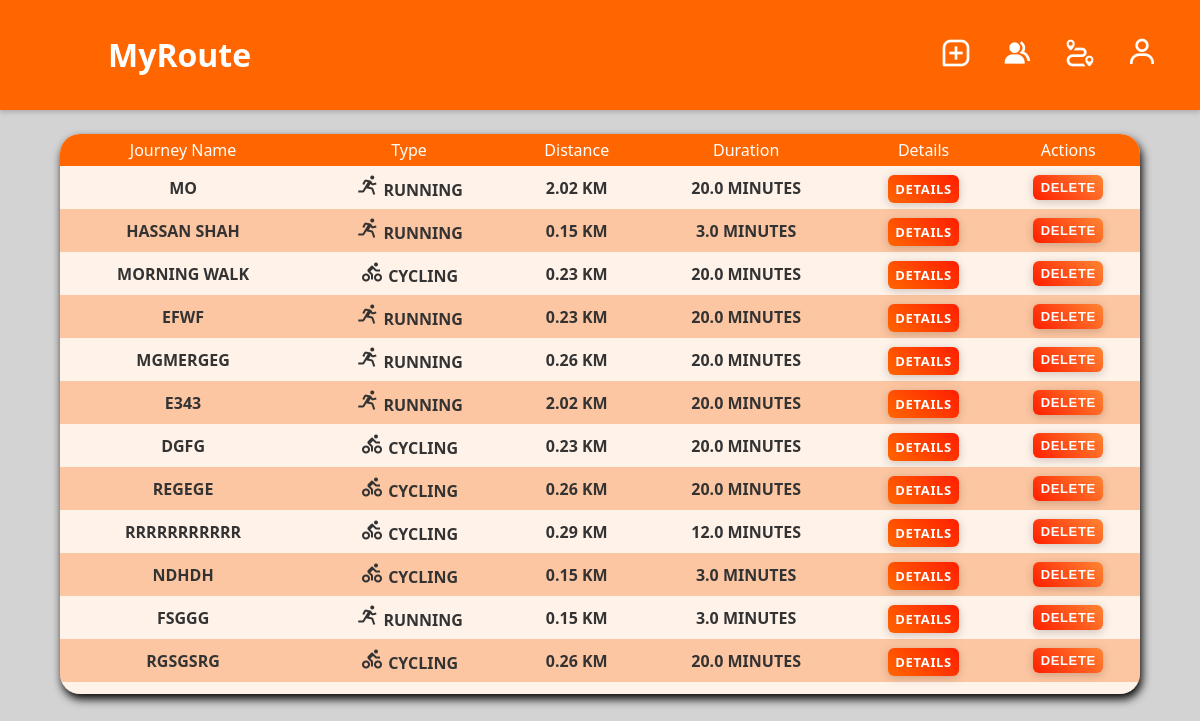
Page /list_journeys (signed in) on the committed database.
### app/models.py (models this page shows, shortened)
class JourneyRecord(db.Model):
    id = db.Column(db.Integer, primary_key=True)
    user_id = db.Column(db.Integer, db.ForeignKey('users.id'), nullable=False)
    name = db.Column(db.String(100))
    type = db.Column(db.String(10))  # 'running' or 'cycling'
    start_time = db.Column(db.DateTime)
    end_time = db.Column(db.DateTime)
    data = db.Column(db.JSON)  # Storing GPS data and possibly other metadata as JSON
    def calculate_duration(self):
        return (self.end_time - self.start_time).total_seconds() / 3600  # duration in hours
    def calculate_distance(self):
        distance = 0
        coordinates = self.data.get('coordinates', [])
        for i in range(1, len(coordinates)):
            distance += haversine(coordinates[i-1], coordinates[i])
        return distance  # distance in kilometers

### app/views.py (the view)
@app.route('/list_journeys')
@login_required
def list_journeys():
    user_journeys = JourneyRecord.query.filter_by(user_id=current_user.id).all()
    return render_template('list_journeys.html', journeys=user_journeys)

### app/__init__.py (called while the page is built)
@app.before_request
def start_scheduler():
    if not scheduler.running:
        scheduler.start()

@app.teardown_appcontext
def shutdown_scheduler(response_or_exc):
    if scheduler.running:
        scheduler.shutdown()
    return response_or_exc

@login_manager.user_loader
def load_user(user_id):
    return User.query.get(int(user_id))

### app/models.py (called while the page is built)
def haversine(coord1, coord2):
    lat1, lon1 = float(coord1['lat']), float(coord1['lon'])
    lat2, lon2 = float(coord2['lat']), float(coord2['lon']) # Convert coordinates to float
    radius = 6371  # Earth radius in kilometers
    dlat = math.radians(lat2 - lat1)
    dlon = math.radians(lon2 - lon1)
    a = math.sin(dlat / 2) * math.sin(dlat / 2) + \
        math.cos(math.radians(lat1)) * math.cos(math.radians(lat2)) * \
        math.sin(dlon / 2) * math.sin(dlon / 2)
    c = 2 * math.atan2(math.sqrt(a), math.sqrt(1 - a))
    distance = radius * c
    return distance

### app/views.py (called while the page is built)
@app.context_processor
def inject_subscription_details():
    details = {
        'subscription_plan_name': 'Not Logged In',
        'stripe_customer_id': None,
        'stripe_price_id': None
    }
    if current_user.is_authenticated:
        user = User.query.get(current_user.id)
        if user.subscription_plan:
            details['subscription_plan_name'] = user.subscription_plan.plan_name
            details['stripe_customer_id'] = user.stripe_customer_id
            details['stripe_price_id'] = user.subscription_plan.stripe_price_id
        else:
            details['subscription_plan_name'] = 'No Subscription'
    return details

### app/templates/list_journeys.html (shortened to what this page needs)
{% extends 'base.html' %}
{% block navbar %}
<nav id="navbar">
    <a href="{{ url_for('upload_gps') }}" class="icon-button"><i class='bx bx-message-square-add'></i></a>
    <a href="{{ url_for('friends') }}" class="icon-button"><i class='bx bxs-group'></i></a>
    <a href="{{ url_for('display_journeys') }}" class="icon-button"><i class='bx bx-trip'></i></a>
    <button class="icon-button" onclick="SignUp()"><i class="bx bx-user"></i></button>
</nav>
{% endblock %}
{% block body %}
<div class="part1" id="part1">
    <div class="container1">
        <div class="table-container4">
            <table class="thisTable">
                <thead>
                    <tr>
                        <th>Journey Name</th>
                        <th>Type</th>
                        <th>Distance</th>
                        <th>Duration</th>
                        <th>Details</th>
                        <th>Actions</th>
                    </tr>
                </thead>
                <tbody>
                    {% for journey in journeys %}
                    <tr class="horizontal-border">
                        <td>{{ journey.name }}</td>
                        <td>
                            {% if journey.type == 'running' %}
                            <i class="bx bx-run" style="font-size: 24px;"></i> {{ journey.type
                            }}
                            {% elif journey.type == 'cycling' %}
                            <i class="bx bx-cycling" style="font-size: 24px;"></i> {{ journey.type
                            }}
                            {% else %}
                            {{ journey.type }}
                            {% endif %}
                        </td>
                        <td>{{ journey.calculate_distance() | round(2)}} km</td>
                        <td>{{ (journey.calculate_duration() * 60) | round(2) }} Minutes</td>
                        <td><a href="{{ url_for('view_journey', journey_id=journey.id) }}" class="btn btn-info btn-sm"
                                style="text-decoration: none;">Details</a></td>
                        <td>
                            <form action="{{ url_for('delete_journey', journey_id=journey.id) }}" method="post">
                                <input type="submit" value="Delete" class="btn btn-info2 btn-sm"
                                    style="text-decoration: none;">
                            </form>
                        </td>
                    </tr>
                    {% else %}
                    <tr class="horizontal-border">
                        <td colspan="5">No journeys found.</td>
                    </tr>
                    {% endfor %}
                </tbody>
            </table>
        </div>
    </div>
</div>
{% endblock %}

### app/static/css/base.css (style rules this page uses)
html { scroll-behavior: smooth; }
body { font-family: 'Lato', sans-serif; margin: 0; padding: 0; background-color: #f7f7f7; color: #333; box-sizing: border-box; }
nav#navbar { display: flex; justify-content: flex-end; align-items: center; }
.icon-button { border: none; background: none; cursor: pointer; padding: 0; font-size: 2rem; color: white; margin-right: 30px; }
.table-container4 { contain: content; overflow: hidden; overflow-x: scroll; overflow-y: scroll; margin-top: 20px; }
.thisTable { width: 100%; border-collapse: collapse; }
.thisTable th, .thisTable td { padding: 8px; text-align: left; }
.thisTable th { background-color: #f2f2f2; }
.thisTable tr:nth-child(even) { background-color: #f87c2a5f; }

### app/templates/list_journeys.html (style rules this page uses)
body { font-family: 'Segoe UI', Tahoma, Geneva, Verdana, sans-serif; background-color: #9f9f9f73; font-weight: 600; }
.container1 { border-radius: 20px; margin-top: 2%; margin-bottom: 5%; margin-left: 5%; max-width: 1440px; height: 70vh; width: 90%; background: white; box-shadow: 2px 5px 10px black; }
.btn-info { color: #fff; background: linear-gradient(45deg, #ff6600, #ff1e00); border: none; padding: 5px 7.5px; border-radius: 6px; cursor: pointer; font-size: 13px; font-weight: bold; letter-spacing: 0.05em; text-transform: uppercase; transition: transform 0.3s, box-shadow 0.3s; box-shadow: 0 2px 10px rgba(0, 0, 0, 0.2); outline: none; }
.btn-info2 { color: #fff; background: linear-gradient(45deg, #ff1e00, #ff8533); border: none; padding: 5px 7.5px; border-radius: 6px; cursor: pointer; font-size: 13px; font-weight: bold; letter-spacing: 0.05em; text-transform: uppercase; transition: transform 0.3s, box-shadow 0.3s; box-shadow: 0 2px 10px rgba(0, 0, 0, 0.2); outline: none; }
.thisTable td { text-align: center; text-transform: uppercase; }
thead { position: sticky; top: 0; z-index: 1; }
.thisTable th { text-align: center; padding: 5px; color: white; background: #ff6600; font-weight: normal; }
.table-container4 { background: #ff660016; border-radius: 20px; height: 100%; overflow: hidden; overflow-y: scroll; }
.thisTable { width: 100%; border-collapse: collapse; }

### rows in the picture
JourneyRecord: name "MO", type "RUNNING", calculate_distance "2.02", (journey.calculate_duration()*60)|round(2) "20.0"
JourneyRecord: name "HASSAN SHAH", type "RUNNING", calculate_distance "0.15", (journey.calculate_duration()*60)|round(2) "3.0"
JourneyRecord: name "MORNING WALK", type "CYCLING", calculate_distance "0.23", (journey.calculate_duration()*60)|round(2) "20.0"
JourneyRecord: name "EFWF", type "RUNNING", calculate_distance "0.23", (journey.calculate_duration()*60)|round(2) "20.0"
JourneyRecord: name "MGMERGEG", type "RUNNING", calculate_distance "0.26", (journey.calculate_duration()*60)|round(2) "20.0"
JourneyRecord: name "E343", type "RUNNING", calculate_distance "2.02", (journey.calculate_duration()*60)|round(2) "20.0"
JourneyRecord: name "DGFG", type "CYCLING", calculate_distance "0.23", (journey.calculate_duration()*60)|round(2) "20.0"
JourneyRecord: name "REGEGE", type "CYCLING", calculate_distance "0.26", (journey.calculate_duration()*60)|round(2) "20.0"
JourneyRecord: name "RRRRRRRRRRR", type "CYCLING", calculate_distance "0.29", (journey.calculate_duration()*60)|round(2) "12.0"
JourneyRecord: name "NDHDH", type "CYCLING", calculate_distance "0.15", (journey.calculate_duration()*60)|round(2) "3.0"
JourneyRecord: name "FSGGG", type "RUNNING", calculate_distance "0.15", (journey.calculate_duration()*60)|round(2) "3.0"
JourneyRecord: name "RGSGSRG", type "CYCLING", calculate_distance "0.26", (journey.calculate_duration()*60)|round(2) "20.0"
